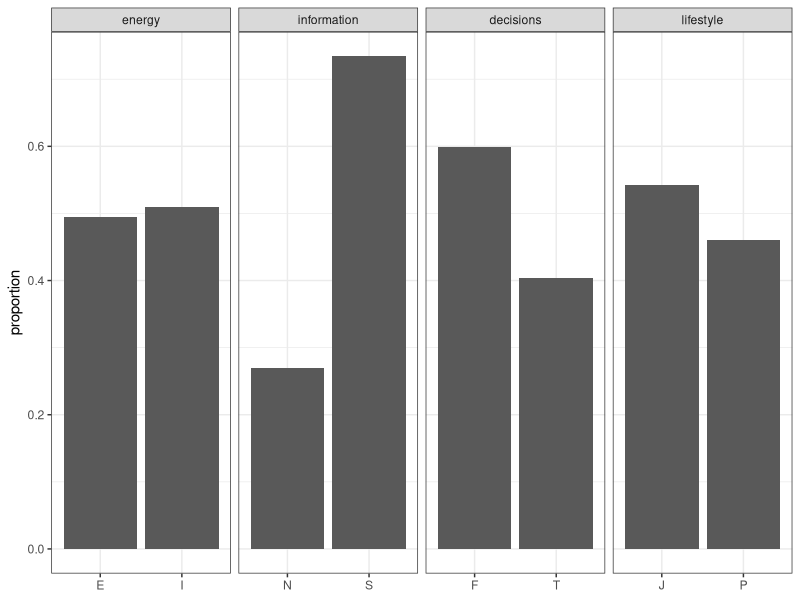

Reproduce this figure in R.
## ---- chunk 1
library(data.table)
library(dplyr)
library(ggplot2)
library(ggthemes)
library(knitr)
library(reshape2)
opts_chunk$set(echo=FALSE, message=FALSE, warning = FALSE)
## ---- chunk 2
# Create a data table from the original data

ratios <- data.table(
  t(data.frame(
    ISTJ = 0.116, ISFJ = 0.138, INFJ = 0.015, INTJ = 0.021,
    ISTP = 0.054, ISFP = 0.088, INFP = 0.044, INTP = 0.033,
    ESTP = 0.043, ESFP = 0.085, ENFP = 0.081, ENTP = 0.032,
    ESTJ = 0.087, ESFJ = 0.123, ENFJ = 0.025, ENTJ = 0.018
  )),
  keep.rownames = TRUE
)

names(ratios) <- c('personality', 'proportion')
ratios[, proportion := as.numeric(proportion)]

# Separate the personality strings into personality groups

tagged.ratios <- ratios[,
  .(
    personality = personality,
    proportion = proportion,
    energy = substr(personality, 1, 1),
    information = substr(personality, 2, 2),
    decisions = substr(personality, 3, 3),
    lifestyle = substr(personality, 4, 4)
  )
]

melted.ratios <- melt(
  data.frame(tagged.ratios),
  id.vars = c('personality', 'proportion'))

# Compute and plot the aggregate ratios

aggregate.ratios <- melted.ratios %>%
  group_by(variable, value) %>% summarise(proportion = sum(proportion))

ggplot(aggregate.ratios, aes(value, proportion)) +
  geom_bar(stat = 'identity', position = 'dodge') +
  facet_wrap(~ variable, scales = 'free_x', ncol = 6) +
  theme_bw() + theme(axis.title.x=element_blank())
